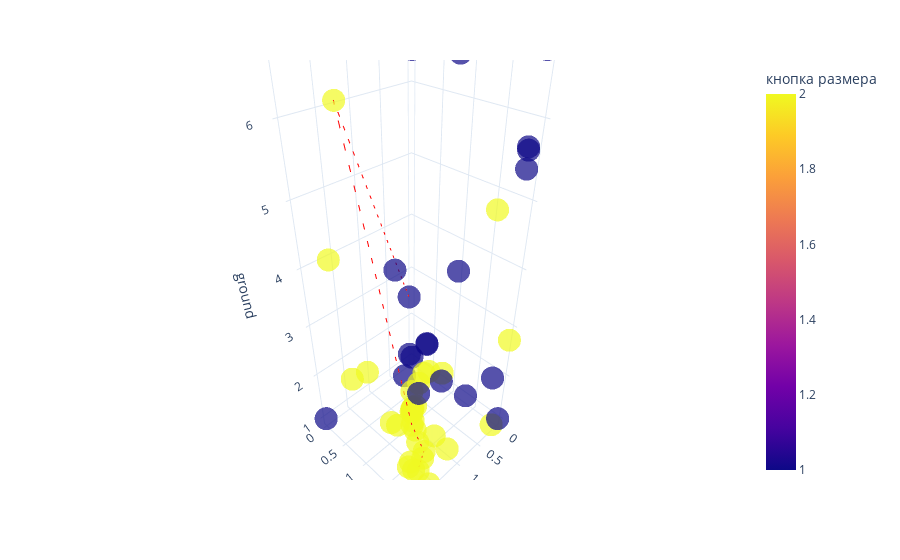

Notebook source saved alongside this figure:
### Code cell
fig = px.scatter_3d(steps_df, x='coffee', y='size', z='ground', 
                    color='кнопка размера', 
                    opacity=0.7, 
                    color_discrete_sequence=px.colors.qualitative.Alphabet)
# this is best path, plot it as a  directional line in 3d
best_option = steps_df.iloc[prob.ibest_seq].drop_duplicates()
# Create the line plot
gradient = best_option.index

line_plot = px.line_3d(best_option, x='coffee', y='size', z='ground')
line_plot['data'][0]['line']['color'] = '#FF0000'
line_plot['data'][0]['line']['dash'] = 'dash'
fig.add_trace(line_plot.data[0])
fig.update_layout(title='')

fig.update_layout(template='plotly_white')

go.Figure(fig).show()

### Figure 1 — Plotly figure (JSON) as saved in the notebook; plotly's stock layout.template omitted (floating-point values rounded to 4 significant figures)
{"data": [{"hovertemplate": "coffee=%{x}<br>size=%{y}<br>ground=%{z}<br>кнопка размера=%{marker.color}<extra></extra>", "legendgroup": "", "marker": {"color": [1, 1, 2, 2, 2, 1, 2, 1, 1, 2, 2, 2, 1, 2, 2, 2, 2, 2, 1, 2, 1, 2, 2, 1, 1, 2, 2, 1, 2, 2, 2, 2, 1, 1, 1, 1, 1, 2, 2, 2, 2, 2, 2, 1, 2, 1, 2, 2, 2, 2, 2, 2, 1, 1, 2, 2, 2, 1], "coloraxis": "coloraxis", "opacity": 0.7, "symbol": "circle"}, "mode": "markers", "name": "", "scene": "scene", "showlegend": false, "type": "scatter3d", "x": [0.4639, 0.7011, 1.857, 1.67, 1.564, 0.8555, 1.266, 1.15, 0.1688, 0.3043, 1.264, 1.258, 1.2, 1.225, 1.214, 1.165, 1.211, 1.175, 0.1845, 1.186, 0.1234, 1.164, 1.213, 0.7197, 2.0, 0.0, 2.0, 0.0, 0.0, 0.172, 0.02989, 0.0, 0.7562, 0.1123, 0.0, 2.0, 0.03181, 1.244, 1.305, 1.675, 1.761, 1.562, 1.602, 0.07334, 1.391, 0.6455, 1.592, 1.587, 1.65, 1.021, 1.408, 0.9858, 0.5369, 0.1149, 1.668, 1.648, 1.608, 0.0], "y": [0.4042, 1.023, 0.7836, 0.09786, 0.2285, 1.514, 1.272, 0.8352, 1.976, 1.755, 1.333, 1.388, 1.044, 1.21, 1.227, 1.245, 1.211, 1.204, 2.0, 1.21, 1.955, 1.165, 1.214, 1.038, 2.0, 0.0, 2.0, 0.0, 2.0, 2.0, 0.7843, 2.0, 1.582, 2.0, 2.0, 0.0, 0.0, 1.571, 1.575, 1.249, 0.8808, 1.26, 1.815, 1.363, 2.0, 1.295, 1.717, 1.555, 2.0, 1.796, 1.642, 1.491, 0.7016, 0.04978, 1.593, 1.685, 1.741, 1.801], "z": [2.924, 2.489, 6.338, 4.052, 1.781, 6.727, 1.324, 3.994, 5.729, 4.916, 1.261, 1.004, 2.201, 1.554, 1.612, 1.665, 1.612, 1.283, 5.479, 1.62, 5.671, 1.44, 1.592, 2.527, 7.0, 6.823, 3.273, 1.0, 7.0, 1.0, 1.182, 2.756, 4.153, 6.722, 1.0, 1.0, 7.0, 2.72, 1.0, 1.735, 2.574, 1.582, 3.135, 1.101, 7.0, 1.852, 2.87, 1.0, 1.0, 1.0, 1.0, 1.0, 1.0, 1.191, 1.0, 1.0, 1.0, 1.814]}, {"hovertemplate": "coffee=%{x}<br>size=%{y}<br>ground=%{z}<extra></extra>", "legendgroup": "", "line": {"color": "#FF0000", "dash": "dash"}, "marker": {"symbol": "circle"}, "mode": "lines", "name": "", "scene": "scene", "showlegend": false, "type": "scatter3d", "x": [0.4639, 1.857, 1.266, 1.305, 1.608], "y": [0.4042, 0.7836, 1.272, 1.575, 1.741], "z": [2.924, 6.338, 1.324, 1.0, 1.0]}], "layout": {"coloraxis": {"colorbar": {"title": {"text": "кнопка размера"}}, "colorscale": [[0.0, "#0d0887"], [0.1111, "#46039f"], [0.2222, "#7201a8"], [0.3333, "#9c179e"], [0.4444, "#bd3786"], [0.5556, "#d8576b"], [0.6667, "#ed7953"], [0.7778, "#fb9f3a"], [0.8889, "#fdca26"], [1.0, "#f0f921"]]}, "legend": {"tracegroupgap": 0}, "margin": {"t": 60}, "scene": {"domain": {"x": [0.0, 1.0], "y": [0.0, 1.0]}, "xaxis": {"title": {"text": "coffee"}}, "yaxis": {"title": {"text": "size"}}, "zaxis": {"title": {"text": "ground"}}}, "title": {"text": ""}}}
